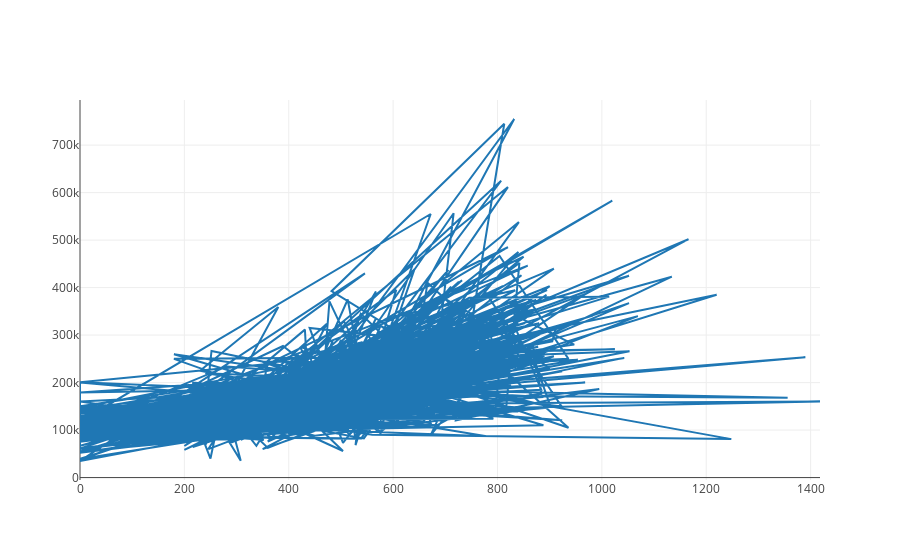

Source (notebook cell):
### Markdown cell above
## Ground Living Area vs. Sale Price

### Code cell
x = train['GarageArea']
y = train['SalePrice']
iplot([{'x': x, 'y' : y}])

### Figure 1 — Plotly figure (JSON) as saved in the notebook; plotly's stock layout.template omitted (floating-point values rounded to 4 significant figures; data arrays with more than 128 entries replaced by an {"elided": "..."} marker saying what was removed)
{"data": [{"type": "scatter", "uid": "a698c803-9f7c-4495-b7ec-5f33f5b4086d", "x": {"elided": "1460 int values"}, "y": {"elided": "1460 int values"}}], "layout": {}}
